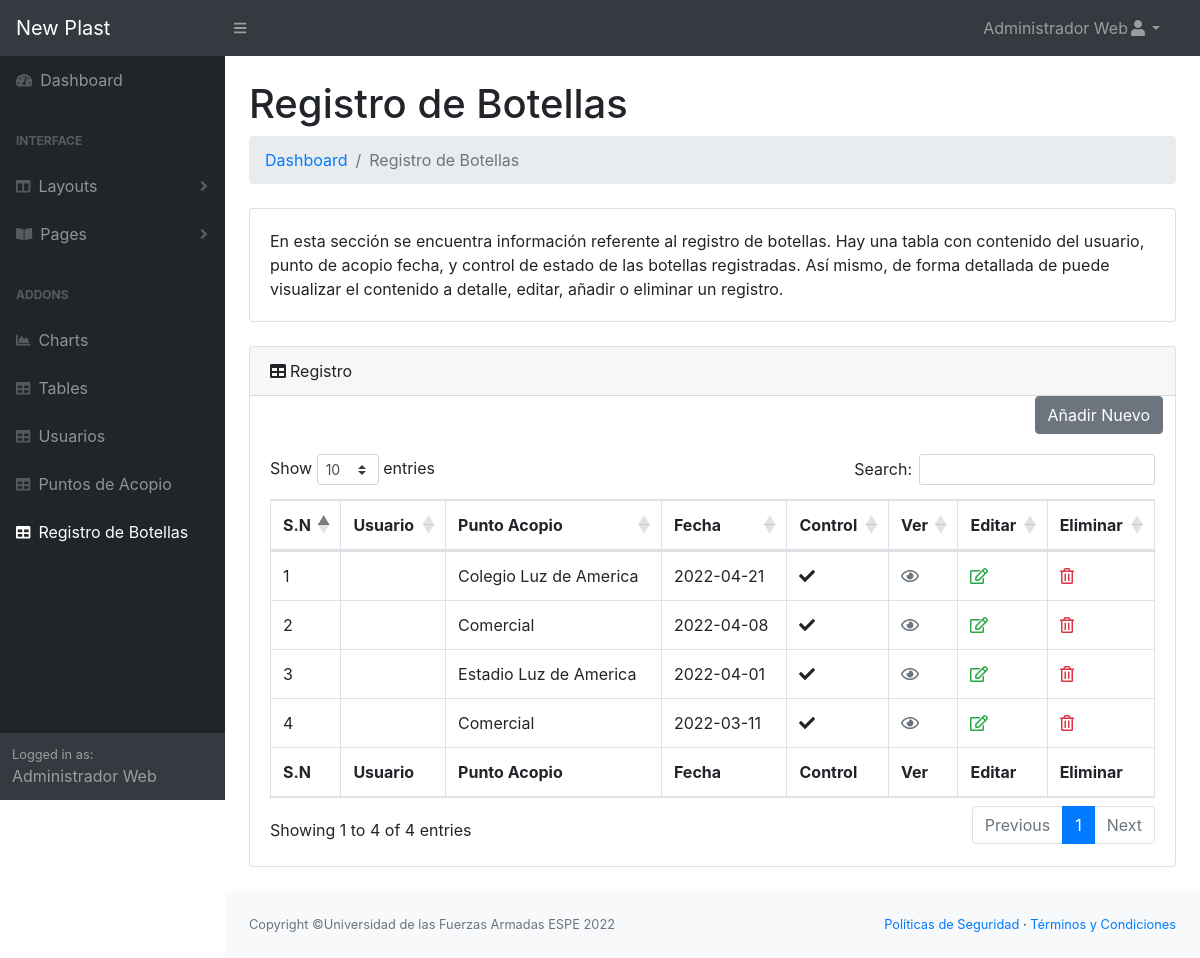
Page /sistema/registro_botellas.php (signed in) on the earlier database version.
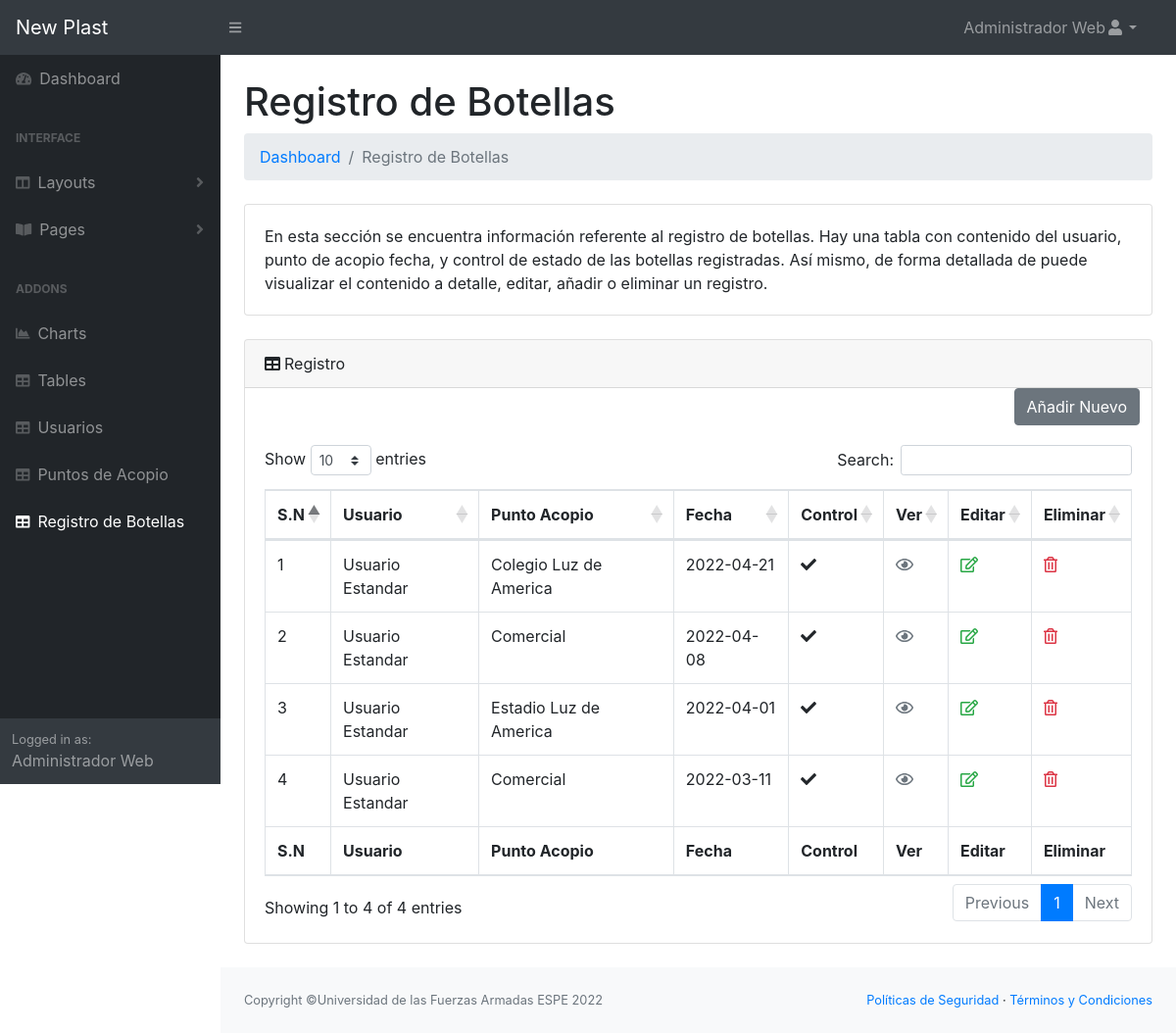
Same page on the later database version.
### tables this page shows
CREATE TABLE IF NOT EXISTS `cont_registro` (
  `id` int(10) NOT NULL AUTO_INCREMENT,
  `usuario` int(11) NOT NULL DEFAULT 0,
  `pto_acopio` int(11) NOT NULL DEFAULT 0,
  `fecha` date NOT NULL,
  `control` varchar(255) NOT NULL,
  PRIMARY KEY (`id`),
  KEY `FK_cont_registro_admin_profile` (`usuario`),
  KEY `FK_cont_registro_puntoacopio` (`pto_acopio`),
  CONSTRAINT `FK_cont_registro_usuario` FOREIGN KEY (`usuario`) REFERENCES `usuarios` (`id`) ON DELETE NO ACTION ON UPDATE NO ACTION,
  CONSTRAINT `FK_cont_registro_puntoacopio` FOREIGN KEY (`pto_acopio`) REFERENCES `punto_acopio` (`Id`) ON DELETE NO ACTION ON UPDATE NO ACTION
);

CREATE TABLE IF NOT EXISTS `punto_acopio` (
  `id` int(11) NOT NULL AUTO_INCREMENT,
  `Nombre` varchar(255) NOT NULL,
  `Representante` varchar(255) NOT NULL,
  `Contacto_email` varchar(255) NOT NULL,
  `Contacto_telefono` varchar(50) NOT NULL,
  `Latitud` varchar(255) NOT NULL,
  `Longitud` varchar(255) NOT NULL,
  PRIMARY KEY (`id`) USING BTREE
);

CREATE TABLE IF NOT EXISTS `usuarios` (
  `id` int(11) NOT NULL AUTO_INCREMENT,
  `usuario` varchar(40) NOT NULL,
  `password` varchar(50) NOT NULL,
  `nombre` varchar(80) NOT NULL,
  `tipo_usuario` int(11) NOT NULL,
  PRIMARY KEY (`id`)
);

### sistema/registro_botellas.php (the view, shortened to what this page needs)
<!DOCTYPE html>
<html lang="en">
    <head>
		<link href="css/styles.css" rel="stylesheet" />
		<link href="css/estilo1.css" rel="stylesheet" />
		<link href="https://cdn.datatables.net/1.10.20/css/dataTables.bootstrap4.min.css" rel="stylesheet" />
	</head>
	<body class="sb-nav-fixed">
		<?php
			include('partials/header.php');
		?>
		<div id="layoutSidenav">
			<?php
				include('partials/sidebar.php');
			?>
			<div id="layoutSidenav_content">
				<main>
					<div class="container-fluid">
						<h1 class="mt-4">Registro de Botellas</h1>
						<ol class="breadcrumb mb-4">
							<li class="breadcrumb-item"><a href="principal.php">Dashboard</a></li>
							<li class="breadcrumb-item active">Registro de Botellas</li>
						</ol>
						<div class="card mb-4">
							<div class="card-body">En esta sección se encuentra información referente al registro de botellas.
								Hay una tabla con contenido del usuario, punto de acopio fecha, y control de estado de las botellas
								registradas. Así mismo, de forma detallada de puede visualizar el contenido a detalle, editar, añadir
								o eliminar un registro.</div>
						</div>
						<div class="card mb-4">
							<div class="card-header"><i class="fas fa-table mr-1"></i>Registro</div>
							<div class="col text-right">
                                <a href="editar_registrobotella.php?" class="btn btn-secondary content-link1">Añadir Nuevo </a>
                            </div>
							<div class="card-body">
								<div class="table-responsive">
									<table class="table table-bordered" id="dataTable" width="100%" cellspacing="0">
										<thead>
											<tr>
												<th>S.N</th>
												<th>Usuario</th>
												<th>Punto Acopio</th>
												<th>Fecha</th>
												<th>Control</th>
												<th>Ver</th>
												<th>Editar</th>
												<th>Eliminar</th>
											</tr>
										</thead>
										<tfoot>
											<tr>
												<th>S.N</th>
												<th>Usuario</th>
												<th>Punto Acopio</th>
												<th>Fecha</th>
												<th>Control</th>
												<th>Ver</th>
												<th>Editar</th>
												<th>Eliminar</th>
											</tr>
										</tfoot>
										<tbody>
										<?php
                                        require_once('conexion.php');
                                        $sql1="SELECT * FROM cont_registro ORDER BY fecha DESC";
                                        $res1= $mysqli->query($sql1);
                                        if($res1->num_rows>0)
                                        {$i=1;
                                        while($data=$res1->fetch_assoc()){
                                            ?>
                                        <tr>
                                            <td><?php echo $i; ?></td>
                                            <td><?php
												$sql2="SELECT id, nombre FROM usuarios WHERE id=" . $data['usuario'];
												$res2= $mysqli->query($sql2);
												$viewData=$res2->fetch_assoc();
												echo $viewData['nombre'];
												?>
											</td>
                                            <td><?php
												$sql2="SELECT id, nombre FROM punto_acopio WHERE id=" . $data['pto_acopio'];
												$res2= $mysqli->query($sql2);
												$viewData=$res2->fetch_assoc();
												echo $viewData['nombre'];
											?>
											</td>
                                            <td><?php echo $data['fecha']; ?></td>
                                            <?php
                                            if($data['control']=='Verificado'){
                                            ?>
                                            <td><i class="fa fa-check"></i></td>
                                            <?php } else{ ?>
                                            <td><i class='fa fa-ban'></i></td>
                                            <?php } ?>
											<td><a href="ver_registrobotellas.php?view=<?php echo $data['id']; ?>" class="text-secondary content-link1"><i class='far fa-eye'></i></a></td>
                                            <td><a href="editar_registrobotella.php?edit=<?php echo $data['id']; ?>" class="text-success content-link1"><i onclick="cargar()" class=' far fa-edit'></i></a></td>
											<td><a href="javascript:void(0)" class="text-danger delete" name="cont_registro" id="<?php echo $data['id']; ?>"><i class='far fa-trash-alt'></i></a></td>
                                        </tr>
                                        <?php
                                        $i++;}
                                        }else{
                                        ?>
                                        <tr>
                                            <td colspan="6">Sin datos de registro de botellas plasticas </td>
                                        </tr>
                                        <?php } ?>
										</tbody>
									</table>
								</div>
								</div>
								</div>
											</div>
					</main>
				<?php
					include('partials/footer.php');
				?>
	</body>
</html>

Differences in the rows shown:
changed cont_registro "Colegio Luz de America": usuario.nombre (not shown) → "Usuario Estandar"
changed cont_registro (number 2 of 4 on the later page): usuario.nombre (not shown) → "Usuario Estandar"
changed cont_registro "Estadio Luz de America": usuario.nombre (not shown) → "Usuario Estandar"
changed cont_registro (number 4 of 4 on the later page): usuario.nombre (not shown) → "Usuario Estandar"
